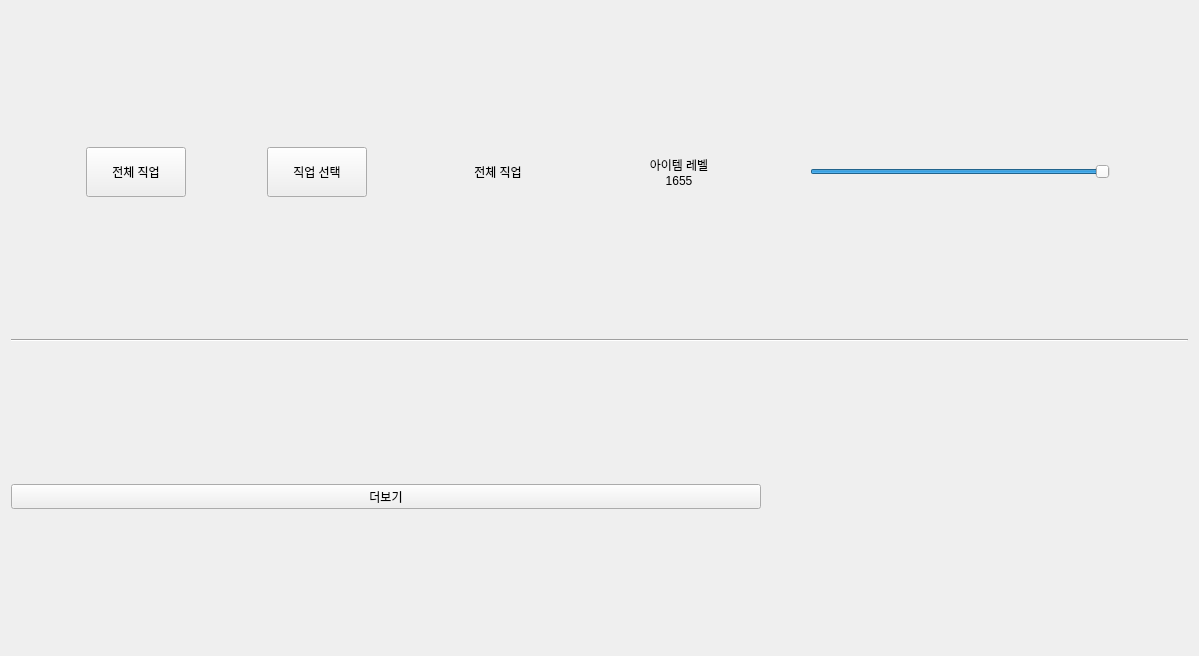
<?xml version="1.0" encoding="UTF-8"?>
<ui version="4.0">
 <class>CharacterRanking</class>
 <widget class="QWidget" name="CharacterRanking">
  <property name="geometry">
   <rect>
    <x>0</x>
    <y>0</y>
    <width>1199</width>
    <height>656</height>
   </rect>
  </property>
  <property name="windowTitle">
   <string>Form</string>
  </property>
  <layout class="QVBoxLayout" name="vLayoutCharacterRanking">
   <item>
    <layout class="QHBoxLayout" name="hLayoutMenu">
     <item>
      <widget class="QPushButton" name="pbSelectAllClass">
       <property name="minimumSize">
        <size>
         <width>100</width>
         <height>50</height>
        </size>
       </property>
       <property name="maximumSize">
        <size>
         <width>100</width>
         <height>50</height>
        </size>
       </property>
       <property name="text">
        <string>전체 직업</string>
       </property>
      </widget>
     </item>
     <item>
      <widget class="QPushButton" name="pbSelectClass">
       <property name="minimumSize">
        <size>
         <width>100</width>
         <height>50</height>
        </size>
       </property>
       <property name="maximumSize">
        <size>
         <width>100</width>
         <height>50</height>
        </size>
       </property>
       <property name="text">
        <string>직업 선택</string>
       </property>
      </widget>
     </item>
     <item>
      <widget class="QLabel" name="lbSelectedClass">
       <property name="minimumSize">
        <size>
         <width>100</width>
         <height>25</height>
        </size>
       </property>
       <property name="maximumSize">
        <size>
         <width>100</width>
         <height>25</height>
        </size>
       </property>
       <property name="text">
        <string>전체 직업</string>
       </property>
       <property name="alignment">
        <set>Qt::AlignCenter</set>
       </property>
      </widget>
     </item>
     <item>
      <widget class="QLabel" name="lbSelectedItemLevel">
       <property name="minimumSize">
        <size>
         <width>100</width>
         <height>50</height>
        </size>
       </property>
       <property name="maximumSize">
        <size>
         <width>100</width>
         <height>50</height>
        </size>
       </property>
       <property name="text">
        <string>아이템 레벨
1655</string>
       </property>
       <property name="alignment">
        <set>Qt::AlignCenter</set>
       </property>
      </widget>
     </item>
     <item>
      <widget class="QSlider" name="hSliderItemLevel">
       <property name="minimumSize">
        <size>
         <width>300</width>
         <height>0</height>
        </size>
       </property>
       <property name="maximumSize">
        <size>
         <width>300</width>
         <height>16777215</height>
        </size>
       </property>
       <property name="minimum">
        <number>1415</number>
       </property>
       <property name="maximum">
        <number>1655</number>
       </property>
       <property name="pageStep">
        <number>1</number>
       </property>
       <property name="value">
        <number>1655</number>
       </property>
       <property name="tracking">
        <bool>false</bool>
       </property>
       <property name="orientation">
        <enum>Qt::Horizontal</enum>
       </property>
      </widget>
     </item>
    </layout>
   </item>
   <item>
    <widget class="Line" name="line">
     <property name="orientation">
      <enum>Qt::Horizontal</enum>
     </property>
    </widget>
   </item>
   <item>
    <layout class="QVBoxLayout" name="vLayoutRankingData"/>
   </item>
   <item>
    <widget class="QPushButton" name="pbRenderMore">
     <property name="minimumSize">
      <size>
       <width>750</width>
       <height>0</height>
      </size>
     </property>
     <property name="maximumSize">
      <size>
       <width>750</width>
       <height>25</height>
      </size>
     </property>
     <property name="text">
      <string>더보기</string>
     </property>
    </widget>
   </item>
  </layout>
 </widget>
 <resources/>
 <connections/>
</ui>
